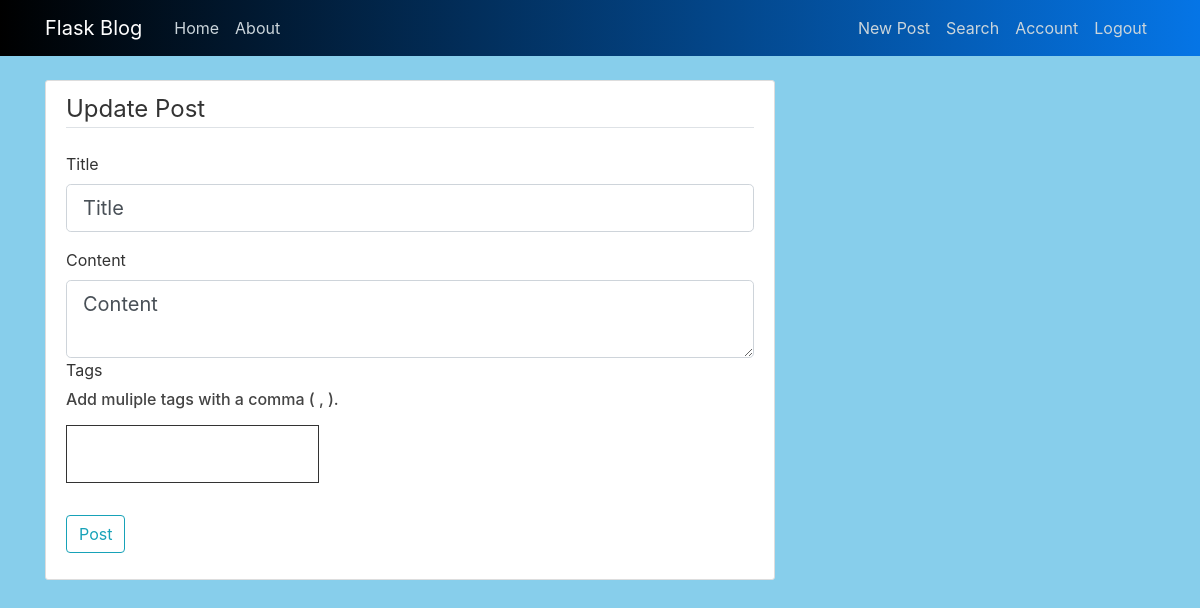
Screenshot of /post/1/update (signed in) with the database file from the repository.
### flaskblog/models.py (models this page shows, shortened)
class Post(db.Model):
    __tablename__ = 'post'
    __searchable__ = ['date_posted', 'tags']
    id = db.Column(db.Integer, primary_key=True)
    title = db.Column(db.String(100), nullable=False)
    date_posted = db.Column(db.DateTime, nullable=False, default=datetime.utcnow)
    content = db.Column(db.Text, nullable=False)
    tags = db.Column(db.String, nullable=True)
    user_id = db.Column(db.Integer, db.ForeignKey('user.id'), nullable=False)

### flaskblog/routes.py (the view)
@app.route("/post/<int:post_id>/update", methods=['GET', 'POST'])
@login_required
def update_post(post_id):
    post = Post.query.get_or_404(post_id)
    if post.author != current_user:
        abort(403)
    form = PostForm()
    if form.validate_on_submit():
        post.title = form.title.data
        post.content = form.content.data
        post.tags = form.tags.data
        db.session.commit()
        flash('Your post has been updated!', 'success')
        return redirect(url_for('post', post_id=post.id))
    elif request.method == 'GET':
        form.title.data = post.title
        form.content.data = post.content
        form.tags.data = post.tags
    return render_template('create_post.html', title='Update Post',
                           form=form, legend='Update Post')

### flaskblog/forms.py
class PostForm(FlaskForm):
    title = StringField('Title', validators=[DataRequired()])
    content = TextAreaField('Content', validators=[DataRequired()])
    tags = TextAreaField('Tags')
    submit = SubmitField('Post')

### flaskblog/models.py (called while the page is built)
@login_manager.user_loader
def load_user(user_id):
    return User.query.get(int(user_id))

### flaskblog/templates/create_post.html (shortened to what this page needs)
{% extends "layout.html" %}
{% block content %}
<div class="content-section">
    <form method="POST" action="">
        <fieldset class="form-group">
            <legend class="border-bottom mb-4">{{ legend }}</legend>
            <div class="form-group">
                {{ form.title.label(class="form-control-label") }}
                {% if form.title.errors %}
                    {{ form.title(class="form-control form-control-lg is-invalid") }}
                    <div class="invalid-feedback">
                        {% for error in form.title.errors %}
                            <span>{{ error }}</span>
                        {% endfor %}
                    </div>
                {% else %}
                    {{ form.title(class="form-control form-control-lg") }}
                {% endif %}
            </div>
            <div class="form-group">
                {{ form.content.label(class="form-control-label") }}
                {% if form.content.errors %}
                    {{ form.content(class="form-control form-control-lg is-invalid") }}
                    <div class="invalid-feedback">
                        {% for error in form.content.errors %}
                            <span>{{ error }}</span>
                        {% endfor %}
                    </div>
                {% else %}
                    {{ form.content(class="form-control form-control-lg") }}
                {% endif %}
            <div class="form-group">
                {{ form.tags.label(class="form-control-label") }}
                <h6> Add muliple tags with a comma ( , ). </h6>
                <p><div class="tags-input" data-name="tags-input"></p>
            </div>
            </div>
        </fieldset>
        <div class="form-group">
            {{ form.submit(class="btn btn-outline-info") }}
        </div>
    </form>
</div>
{% endblock content %}

### flaskblog/static/main.css (style rules this page uses)
body { background: #87CEEB; color: #333333; margin-top: 5rem; }
h1, h2, h3, h4, h5, h6 { color: #444444; }
.content-section { background: #ffffff; padding: 10px 20px; border: 1px solid #dddddd; border-radius: 3px; margin-bottom: 20px; }
.tags-input { border: 1px solid #333; display: inline-block; }

### rows the page displays
Post: title.label "Title", title "Title", content.label "Content", content "Content", tags.label "Tags"

### other values shown
{{ legend }} "Update Post"
